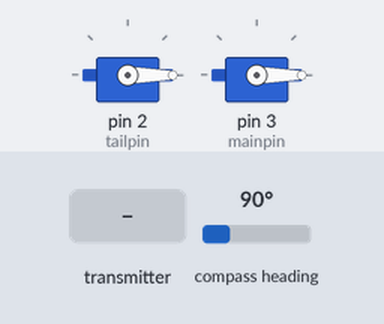
The sketch below on a simulated Teensy 4. Shown: 2 × servo. Wiring (inferred from the names in the program): AS5600 angle sensor at I2C address 0x36. Inputs (shaded band) come from the test bench; at power-on: compass heading 90°. What the sketch prints to the serial monitor is not drawn.

Above: at 7.2 s.
7.3 s: the transmitter starts sending ch.5 = 1811
At 7.6 s:
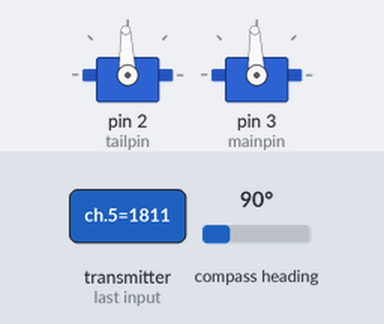
8.8 s: the transmitter starts sending ch.0 = 600
At 9.8 s:
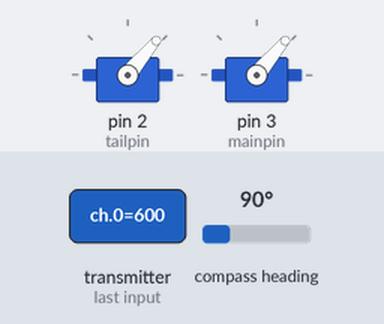
10.3 s: the transmitter starts sending ch.0 = 1811
At 10.8 s:
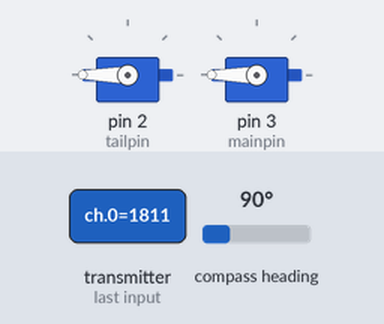
11.8 s: the transmitter starts sending ch.2 = 172
At 13.0 s:
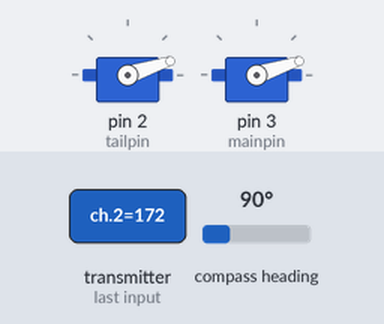
13.7 s: the transmitter starts sending ch.2 = 992
At 14.7 s:
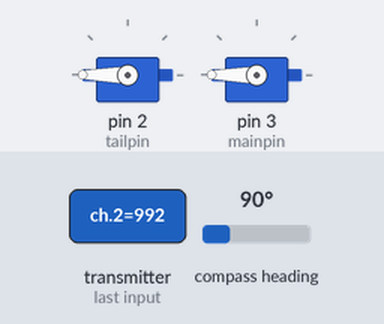
15.2 s: the transmitter starts sending ch.2 = 600
At 15.7 s:
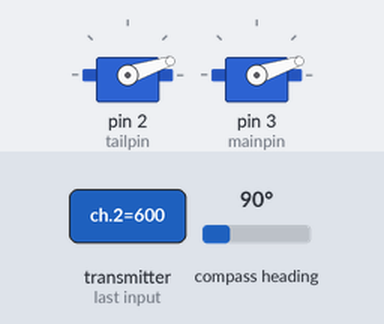
Timing chart, 0 to 17.7 s (numbered marks = the images above; inputs shaded):
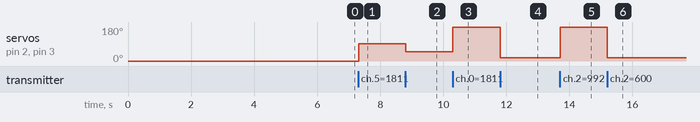

The sketch:

dependant_rotation_teenzy.ino
```cpp
#include <Servo.h>
#include <Wire.h>
#include "sbus.h"

#define AS5600_ADDR 0x36

bfs::SbusRx sbus_rx(&Serial2);
bfs::SbusData data;

bool armed = false;

Servo tail_motor;
int tailpin = 2;

Servo main_motor;
int mainpin = 3;

bool running = false;
char incoming = 'd';

uint16_t readRegister16(uint8_t reg) {
  Wire.beginTransmission(AS5600_ADDR);
  Wire.write(reg);
  Wire.endTransmission();

  Wire.requestFrom(AS5600_ADDR, (uint8_t)2);
  if (Wire.available() < 2) return 0;

  uint16_t high = Wire.read();
  uint16_t low  = Wire.read();
  return (high << 8) | low;
}

bool deadzone(int n1, int n2, int max, int min){

  if( (n1 < max && n1 > min) && (n2 < max && n2 > min)){

    return true;
  }
  else{
    return false;
  }
}


void setup() {
  Serial.begin(115200);
    // Teensy 4.1 defaults to 50Hz. If you need 60Hz:
  analogWriteFrequency(tailpin, 60);
  analogWriteFrequency(mainpin, 60);

  tail_motor.attach(tailpin, 1000, 2000);
  tail_motor.writeMicroseconds(1000);
  delay(3000);
  main_motor.attach(mainpin, 1000, 2000);
  main_motor.writeMicroseconds(1000);

  delay(3000); // Wait for ESCs to arm

  while (!Serial && millis() < 5000) {} // Wait for monitor

  /* Start SBUS communication */
  sbus_rx.Begin();
  Serial.println("SBUS Listener Active on Pin 7");

  // Use Pins 18 (SDA) and 19 (SCL) for AS5600
  Wire.begin();
  Wire.setClock(400000);
}

void loop() {
  if (sbus_rx.Read()) {
    data = sbus_rx.data();


  }
  float y_axis = data.ch[2];
  float x_axis = data.ch[3];

  float Neutral_x = x_axis - 992;
  float Neutral_y = y_axis - 992;

  float angleRad = atan2(Neutral_y,Neutral_x);

  float angleDeg = -(angleRad*180.0 / PI);
  if (angleDeg < 0) angleDeg += 360;


  float bound_1 = angleDeg + 90;

  float bound_2 = angleDeg - 90;

  int throttle = map(data.ch[0],174,1810,1026,2000);
  if (data.ch[5] == 1811){
    armed = true;
  }
  else{
    armed = false;
  }

  bool deadzone_check = deadzone(x_axis,y_axis, 1002,982);


  // 2. Read Encoder (always do this once per loop)w
  uint16_t rawAngle = readRegister16(0x0C);
  float deg_angle = rawAngle * 360.0/ 4096;


  // 3. Logic Control
  if (armed) {
    if (deadzone_check){
      main_motor.writeMicroseconds(throttle);
      tail_motor.writeMicroseconds(throttle);
    }
    else{
      if (deg_angle > min(bound_1,bound_2) && deg_angle < max(bound_1,bound_2) ){
      Serial.print(1100);
      Serial.print(" Angle :");
      Serial.print(deg_angle);
      Serial.println();
      main_motor.writeMicroseconds(1100);
      tail_motor.writeMicroseconds(1100);
    }
      else {
      Serial.print(throttle);
      Serial.print(" Angle :");
      Serial.print(deg_angle);
      Serial.println();
      main_motor.writeMicroseconds(throttle);
      tail_motor.writeMicroseconds(throttle);
    }
    }
  }

  else {
    main_motor.writeMicroseconds(1000);
    tail_motor.writeMicroseconds(1000); // Stop
  }
}
```

Measured:
- after the input at 7.3 s, servo on pin 2 (tailpin), servo on pin 3 (mainpin): 0° → 92° at once
- after the input at 8.8 s, servo on pin 2 (tailpin), servo on pin 3 (mainpin): 92° → 50° at once
- after the input at 10.3 s, servo on pin 2 (tailpin), servo on pin 3 (mainpin): 50° → 180° at once
- after the input at 11.8 s, servo on pin 2 (tailpin), servo on pin 3 (mainpin): 180° → 18° at once
- after the input at 13.7 s, servo on pin 2 (tailpin), servo on pin 3 (mainpin): 18° → 180° at once
- after the input at 15.2 s, servo on pin 2 (tailpin), servo on pin 3 (mainpin): 180° → 18° at once
